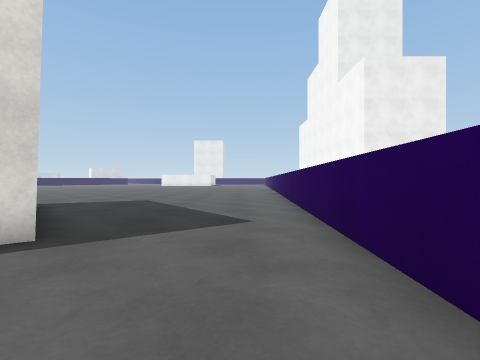
view 1 (above)

20 first-person views from a walk through a Unity game level. The camera is 0.72 m above the floor, looks level and sees 85° across. The floor is counted in squares, 1 m on a side. Each view is taken from the middle of a square. On the plan, view 1 faces up. The plan holds only what a view shows up to about 9 squares ahead; the rest is blank. The place goes on beyond the plan. The player is left out. Surface patterns are stand-ins for the level's own textures.

view 2
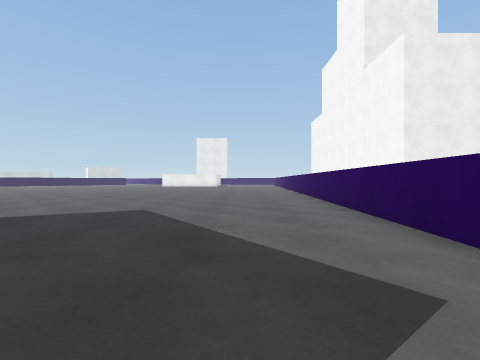

view 3
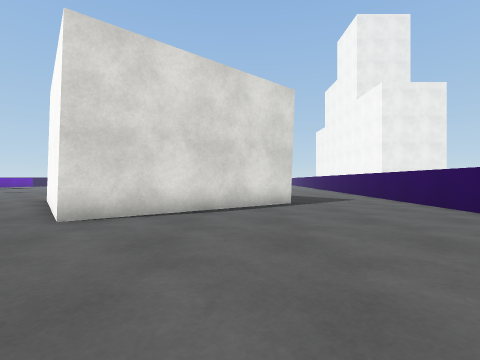

view 4
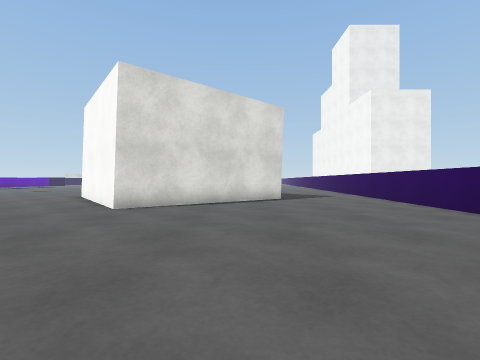

view 5
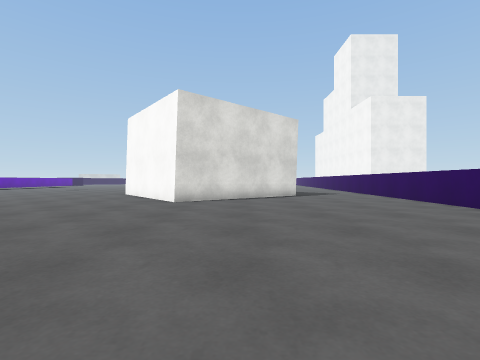

view 6
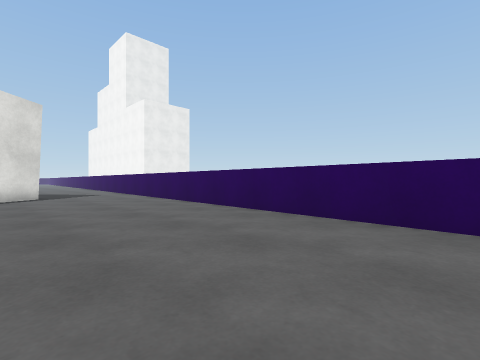

view 7
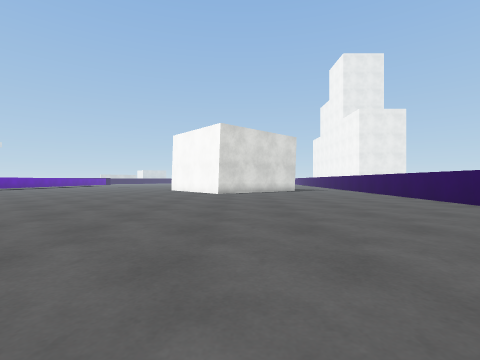

view 8
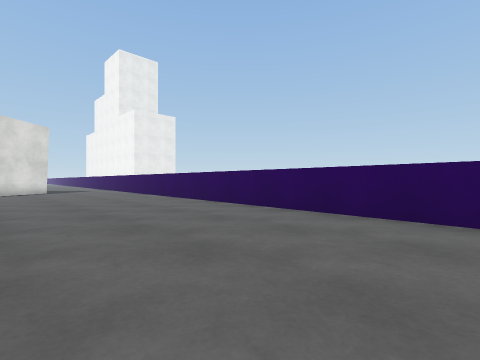

view 9
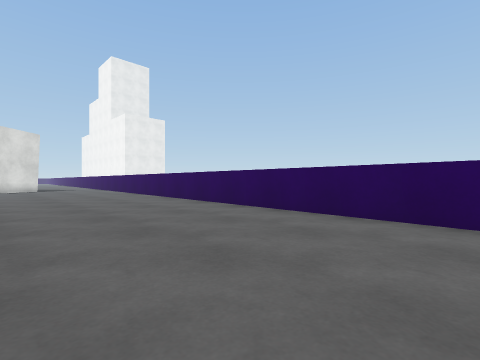

view 10
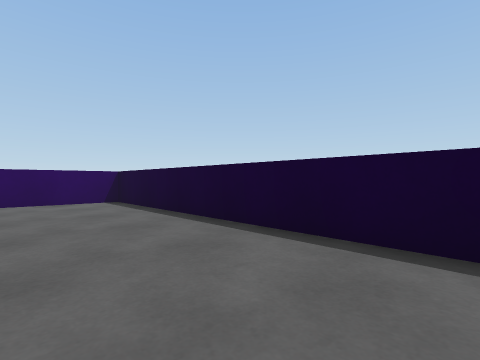

view 11
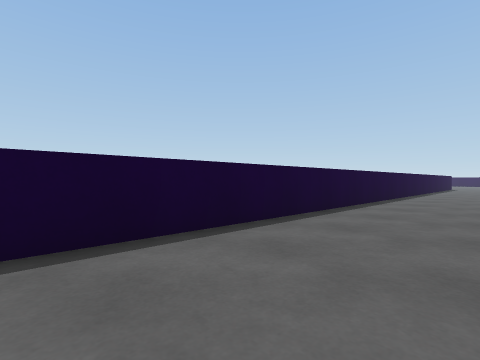

view 12
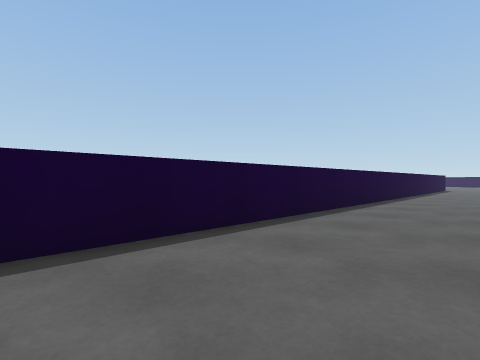

view 13
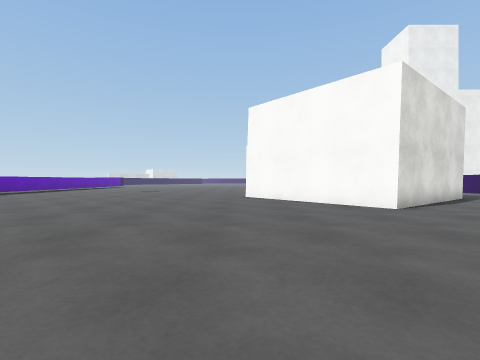

view 14
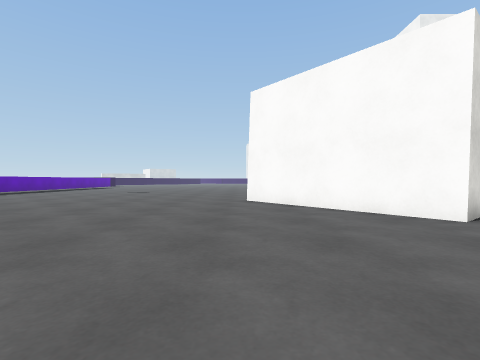

view 15
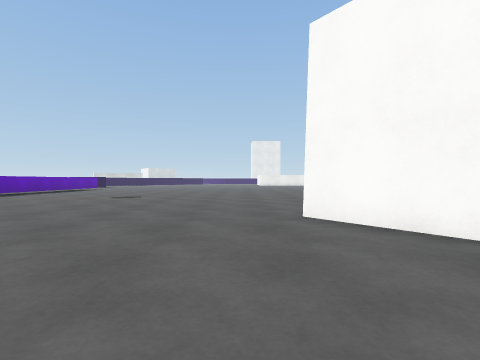

view 16
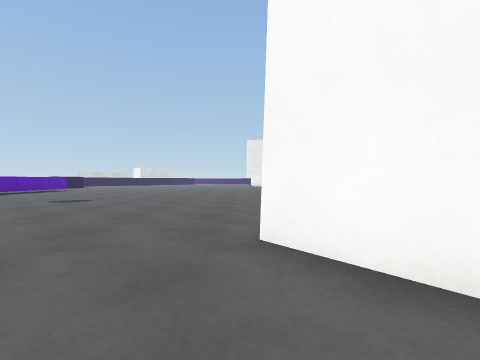

view 17
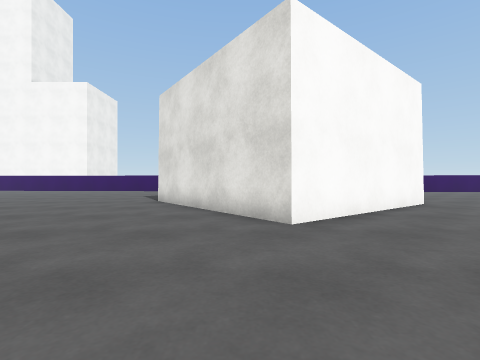

view 18
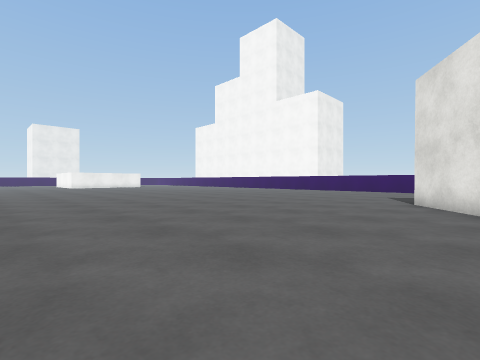

view 19
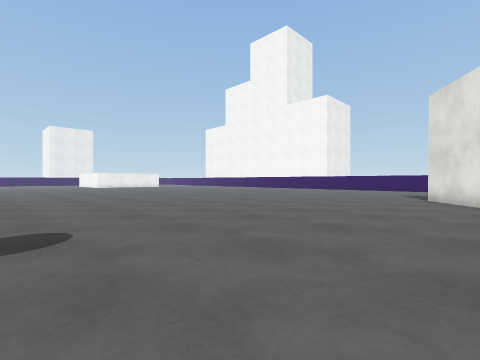

view 20
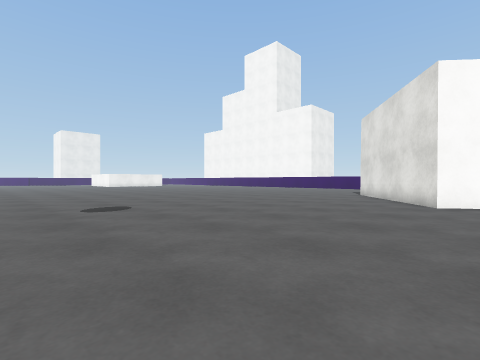

### Floor plan
Points are (right, up) in squares from view 1. A wall is a line through its corners. A room is listed if a view was taken in it or the views show most of it. See-through windows are left out.
Room 1 (views 1, 2, 3, 4, 5, 6, 7, 8, 9, 10, 11, 12, 13, 14, 15, 16, 17, 18, 19, 20)
walls: (-2.3, 3.1) (-7.1, -0.5) (-10.7, 4.2) (-6, 7.8); (-18.9, -17.9) (-0.1, -18.2) (1.9, 11.9)

Positions as (right, up) in squares from view 1, and headings:
1: (0, 0), facing up
2: (-1, 3), facing up
3: (-4, -5), facing up
4: (-4, -7), facing up
5: (-5, -9), facing up
6: (-4, -9), facing up-right
7: (-6, -14), facing up
8: (-5, -14), facing up-right
9: (-5, -17), facing up-right
10: (-9, -15), facing down-right
11: (-6, -15), facing down-left
12: (-9, -15), facing down-left
13: (-11, -7), facing up
14: (-11, -5), facing up
15: (-12, -1), facing up
16: (-11, 1), facing up
17: (-15, 5), facing right
18: (-15, 6), facing up-right
19: (-17, 6), facing up-right
20: (-19, 3), facing up-right
